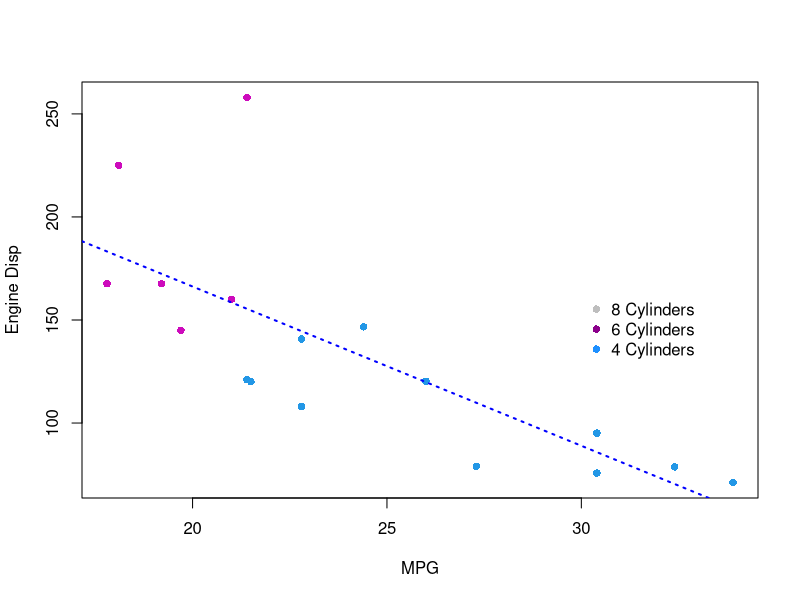

Here is the R script that generated this plot:
## ---- chunk 1
knitr::opts_chunk$set(echo = FALSE)
library(dplyr)
## ---- chunk 2
carmodel <- filter(mtcars, mtcars$disp <= 300, mtcars$cyl <= 6)

plot(carmodel$mpg, carmodel$disp, ylab = "Engine Disp", xlab = "MPG", pch = 16, col = carmodel$cyl)

model1 <- lm(disp ~ mpg, data = carmodel)
abline(model1, col = "blue", lwd = 2, lty = 3)

legend(30, 165, c("8 Cylinders", "6 Cylinders", "4 Cylinders"), pch = 16,
           col = c("grey", "darkmagenta", "dodgerblue"), bty = "n", cex = 1 )
